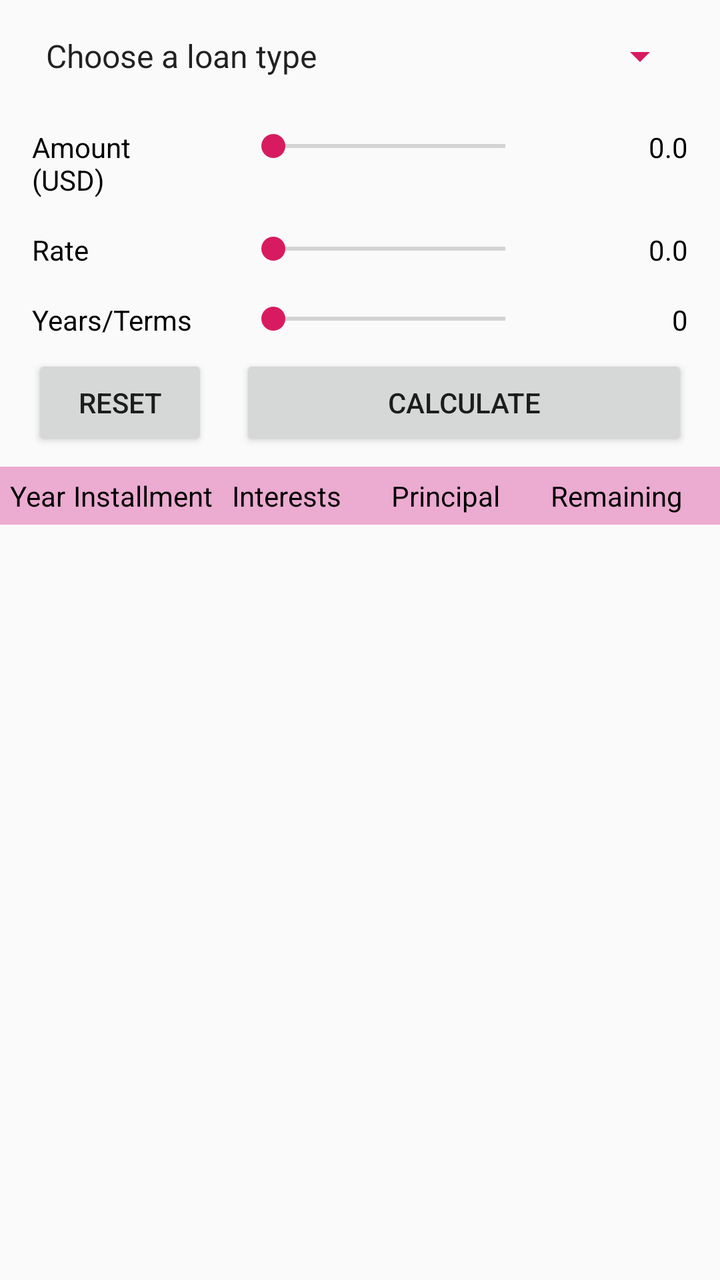
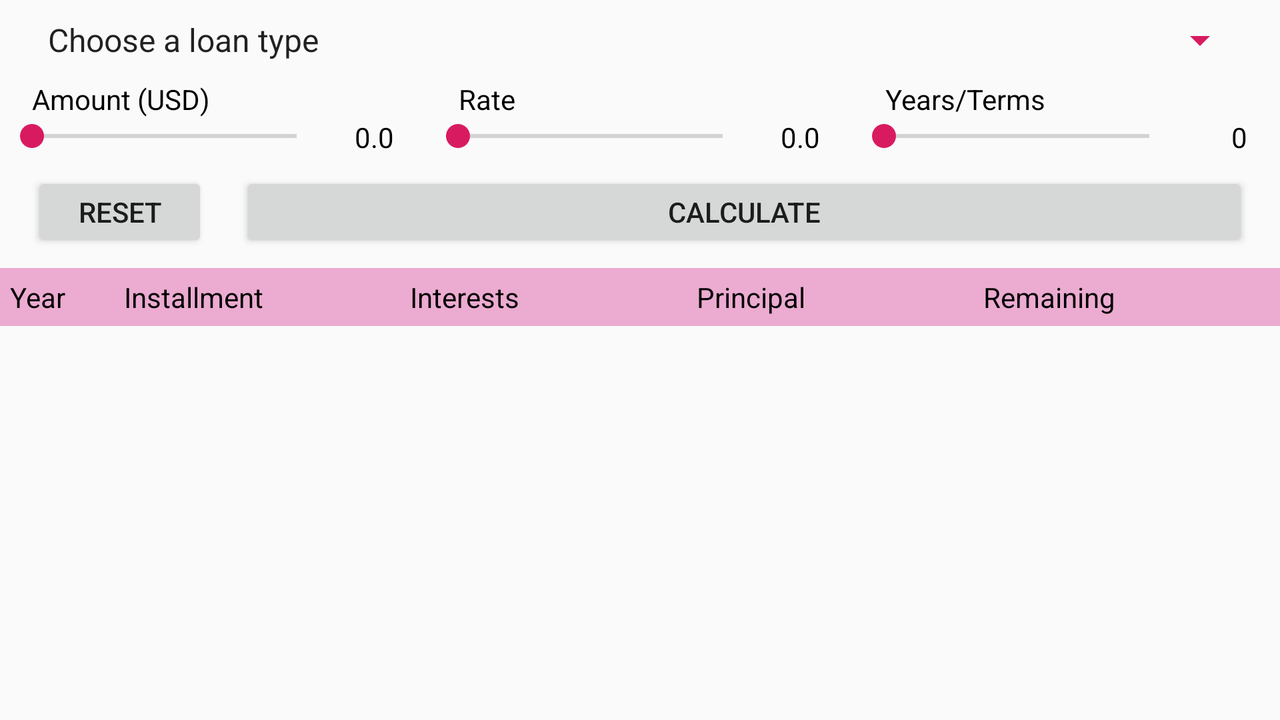

Two renders of one Android screen. The first uses the default layout on a phone; the second uses the alternative layout the repository ships for a different screen configuration, on a matching device. The two XML files are below.
<!-- AndroidManifest.xml: application theme AppTheme -->
<!-- res/layout/activity_main.xml -->
<?xml version="1.0" encoding="utf-8"?>

<android.support.constraint.ConstraintLayout xmlns:android="http://schemas.android.com/apk/res/android"
    xmlns:app="http://schemas.android.com/apk/res-auto"
    xmlns:tools="http://schemas.android.com/tools"
    android:layout_width="match_parent"
    android:layout_height="match_parent"
    tools:context=".MainActivity">

    <Spinner
        android:id="@+id/action_bar_spinner"
        android:layout_width="0dp"
        android:layout_height="wrap_content"
        android:layout_marginStart="15dp"
        android:layout_marginTop="16dp"
        android:layout_marginEnd="16dp"
        android:backgroundTint="@color/colorAccent"
        android:entries="@array/spinner_array"
        android:spinnerMode="dialog"
        app:layout_constraintEnd_toEndOf="parent"
        app:layout_constraintStart_toStartOf="parent"
        app:layout_constraintTop_toTopOf="parent" />

    <TableLayout
        android:id="@+id/tableLayout"
        android:layout_width="match_parent"
        android:layout_height="wrap_content"
        android:layout_marginTop="8dp"
        app:layout_constraintTop_toBottomOf="@+id/action_bar_spinner">

        <TableRow
            android:layout_width="wrap_content"
            android:layout_height="match_parent">

            <TextView
                android:id="@+id/tvAmountLabel"
                android:layout_width="0dp"
                android:layout_height="wrap_content"
                android:layout_marginStart="16dp"
                android:layout_marginTop="16dp"
                android:layout_marginEnd="16dp"
                android:layout_weight="0.6"
                android:text="@string/txt_amountLabel"
                app:layout_constraintEnd_toStartOf="@+id/sbAmount"
                app:layout_constraintHorizontal_bias="0.5"
                app:layout_constraintStart_toStartOf="parent"
                app:layout_constraintTop_toBottomOf="@+id/action_bar_spinner"
                android:textColor="@color/colorBlack" />

            <SeekBar
                android:id="@+id/sbAmount"
                android:layout_width="0dp"
                android:layout_height="wrap_content"
                android:layout_marginTop="16dp"
                android:layout_marginEnd="16dp"
                android:layout_weight="1"
                android:max="@integer/maxAmount"
                app:layout_constraintEnd_toStartOf="@+id/tvAmount"
                app:layout_constraintStart_toStartOf="@+id/sbRate"
                app:layout_constraintTop_toBottomOf="@+id/action_bar_spinner" />

            <TextView
                android:id="@+id/tvAmount"
                android:layout_width="0dp"
                android:layout_height="wrap_content"
                android:layout_marginTop="16dp"
                android:layout_marginEnd="16dp"
                android:layout_weight="0.4"
                android:gravity="end"
                android:text="@string/txt_amountHint"
                app:layout_constraintEnd_toEndOf="parent"
                app:layout_constraintTop_toBottomOf="@+id/action_bar_spinner"
                android:textColor="@color/colorBlack" />
        </TableRow>

        <TableRow
            android:layout_width="match_parent"
            android:layout_height="wrap_content">

            <TextView
                android:id="@+id/tvRateLabel"
                android:layout_width="0dp"
                android:layout_height="wrap_content"
                android:layout_marginStart="16dp"
                android:layout_marginTop="16dp"
                android:layout_marginEnd="16dp"
                android:layout_weight="0.6"
                android:text="@string/txt_rateLabel"
                app:layout_constraintEnd_toStartOf="@+id/sbRate"
                app:layout_constraintHorizontal_bias="0.5"
                app:layout_constraintStart_toStartOf="parent"
                app:layout_constraintTop_toBottomOf="@+id/tvAmountLabel"
                android:textColor="@color/colorBlack" />

            <SeekBar
                android:id="@+id/sbRate"
                android:layout_width="0dp"
                android:layout_height="wrap_content"
                android:layout_marginTop="16dp"
                android:layout_marginEnd="16dp"
                android:layout_weight="1"
                android:max="@integer/maxRate"
                app:layout_constraintEnd_toStartOf="@+id/tvRate"
                app:layout_constraintHorizontal_bias="0.5"
                app:layout_constraintStart_toEndOf="@+id/tvRateLabel"
                app:layout_constraintTop_toBottomOf="@+id/sbAmount" />

            <TextView
                android:id="@+id/tvRate"
                android:layout_width="0dp"
                android:layout_height="wrap_content"
                android:layout_marginTop="16dp"
                android:layout_marginEnd="16dp"
                android:layout_weight="0.4"
                android:gravity="end"
                android:text="@string/txt_rateHint"
                app:layout_constraintEnd_toEndOf="parent"
                app:layout_constraintHorizontal_bias="0.5"
                app:layout_constraintStart_toEndOf="@+id/sbRate"
                app:layout_constraintTop_toBottomOf="@+id/tvAmount"
                android:textColor="@color/colorBlack" />
        </TableRow>

        <TableRow
            android:layout_width="match_parent"
            android:layout_height="88dp">

            <TextView
                android:id="@+id/tvYearsLabel"
                android:layout_width="0dp"
                android:layout_height="wrap_content"
                android:layout_marginStart="16dp"
                android:layout_marginTop="16dp"
                android:layout_marginEnd="16dp"
                android:layout_weight="0.6"
                android:text="@string/txt_yearsLabel"
                app:layout_constraintEnd_toStartOf="@+id/sbYears"
                app:layout_constraintHorizontal_bias="0.5"
                app:layout_constraintStart_toStartOf="parent"
                app:layout_constraintTop_toBottomOf="@+id/tvRateLabel"
                android:textColor="@color/colorBlack" />

            <SeekBar
                android:id="@+id/sbYears"
                android:layout_width="0dp"
                android:layout_height="wrap_content"
                android:layout_marginTop="16dp"
                android:layout_marginEnd="16dp"
                android:layout_weight="1"
                android:max="@integer/maxYears"
                app:layout_constraintEnd_toStartOf="@+id/tvYears"
                app:layout_constraintHorizontal_bias="0.5"
                app:layout_constraintStart_toStartOf="@+id/sbRate"
                app:layout_constraintTop_toBottomOf="@+id/sbRate" />

            <TextView
                android:id="@+id/tvYears"
                android:layout_width="0dp"
                android:layout_height="wrap_content"
                android:layout_marginTop="16dp"
                android:layout_marginEnd="16dp"
                android:layout_weight="0.4"
                android:gravity="end"
                android:text="@string/txt_yearsHint"
                app:layout_constraintEnd_toEndOf="parent"
                app:layout_constraintHorizontal_bias="0.5"
                app:layout_constraintStart_toEndOf="@+id/sbYears"
                app:layout_constraintTop_toBottomOf="@+id/tvRate"
                android:textColor="@color/colorBlack" />
        </TableRow>

    </TableLayout>

    <Button
        android:id="@+id/btnCalculate"
        android:layout_width="0dp"
        android:layout_height="wrap_content"
        android:layout_marginStart="16dp"
        android:layout_marginTop="8dp"
        android:layout_marginEnd="16dp"
        android:onClick="btnClick"
        android:text="@string/txt_btnCalculate"
        app:layout_constraintEnd_toEndOf="parent"
        app:layout_constraintHorizontal_bias="0.5"
        app:layout_constraintStart_toEndOf="@+id/btnReset"
        app:layout_constraintTop_toBottomOf="@+id/tableLayout" />

    <Button
        android:id="@+id/btnReset"
        android:layout_width="wrap_content"
        android:layout_height="wrap_content"
        android:layout_marginStart="16dp"
        android:onClick="btnClick"
        android:text="@string/txt_btnReset"
        app:layout_constraintBaseline_toBaselineOf="@+id/btnCalculate"
        app:layout_constraintEnd_toStartOf="@+id/btnCalculate"
        app:layout_constraintHorizontal_bias="0.5"
        app:layout_constraintStart_toStartOf="parent" />

    <ListView
        android:id="@+id/lvResult"
        android:layout_width="0dp"
        android:layout_height="0dp"
        android:layout_marginTop="8dp"
        android:layout_marginBottom="8dp"
        android:textSize="12sp"
        app:layout_constraintBottom_toBottomOf="parent"
        app:layout_constraintEnd_toEndOf="parent"
        app:layout_constraintHorizontal_bias="0.0"
        app:layout_constraintStart_toStartOf="parent"
        app:layout_constraintTop_toBottomOf="@+id/linearLayout" />

    <LinearLayout
        android:id="@+id/linearLayout"
        android:layout_width="0dp"
        android:layout_height="wrap_content"
        android:layout_marginTop="8dp"
        android:background="@color/colorPrimary"
        android:orientation="horizontal"
        android:padding="5dp"
        app:layout_constraintEnd_toEndOf="parent"
        app:layout_constraintStart_toStartOf="parent"
        app:layout_constraintTop_toBottomOf="@+id/btnCalculate">

        <TextView
            android:id="@+id/tvCaptionYear"
            android:layout_width="0dp"
            android:layout_height="wrap_content"
            android:layout_weight="0.4"
            android:text="@string/txt_captionYear"
            android:textColor="@color/colorBlack" />

        <TextView
            android:id="@+id/tvCaptionInstallment"
            android:layout_width="0dp"
            android:layout_height="wrap_content"
            android:layout_weight="1"
            android:text="@string/txt_captionInstallment"
            android:textColor="@color/colorBlack" />

        <TextView
            android:id="@+id/tvCaptionInterests"
            android:layout_width="0dp"
            android:layout_height="wrap_content"
            android:layout_weight="1"
            android:text="@string/txt_captionInterests"
            android:textColor="@color/colorBlack" />

        <TextView
            android:id="@+id/tvCaptionPrincipal"
            android:layout_width="0dp"
            android:layout_height="wrap_content"
            android:layout_weight="1"
            android:text="@string/txt_captionPrincipal"
            android:textColor="@color/colorBlack" />

        <TextView
            android:id="@+id/tvCaptionRemaining"
            android:layout_width="0dp"
            android:layout_height="wrap_content"
            android:layout_weight="1"
            android:text="@string/txt_captionRemaining"
            android:textColor="@color/colorBlack" />
    </LinearLayout>

</android.support.constraint.ConstraintLayout>
<!-- resources referenced by this layout -->
<resources>
  <string-array name="spinner_array">
          <item>Choose a loan type</item>
          <item>Annuity loan</item>
          <item>Serial loan</item>
      </string-array>
  <color name="colorAccent">#d81b60</color>
  <color name="colorBlack">#000000</color>
  <color name="colorPrimary">#ecabd1</color>
  <integer name="maxAmount">1000</integer>
  <integer name="maxRate">99</integer>
  <integer name="maxYears">30</integer>
  <string name="txt_amountHint">0.0</string>
  <string name="txt_amountLabel">Amount (USD)</string>
  <string name="txt_btnCalculate">Calculate</string>
  <string name="txt_btnReset">Reset</string>
  <string name="txt_captionInstallment">Installment</string>
  <string name="txt_captionInterests">Interests</string>
  <string name="txt_captionPrincipal">Principal</string>
  <string name="txt_captionRemaining">Remaining</string>
  <string name="txt_captionYear">Year</string>
  <string name="txt_rateHint">0.0</string>
  <string name="txt_rateLabel">Rate</string>
  <string name="txt_yearsHint" translatable="false">0</string>
  <string name="txt_yearsLabel">Years/Terms</string>
  <style name="AppTheme" parent="Theme.AppCompat.DayNight">
          
          <item name="colorPrimary">@color/colorPrimary</item>
          <item name="colorPrimaryDark">@color/colorPrimaryDark</item>
          <item name="colorAccent">@color/colorAccent</item>
      </style>
  <color name="colorPrimaryDark">#a67792</color>
</resources>
<!-- res/layout-land/activity_main.xml (the repository's variant of the layout above) -->
<!-- drawn on the phone turned sideways -->
<?xml version="1.0" encoding="utf-8"?>

<android.support.constraint.ConstraintLayout xmlns:android="http://schemas.android.com/apk/res/android"
    xmlns:app="http://schemas.android.com/apk/res-auto"
    xmlns:tools="http://schemas.android.com/tools"
    android:layout_width="match_parent"
    android:layout_height="match_parent"
    tools:context=".MainActivity">

    <Spinner
        android:id="@+id/action_bar_spinner"
        android:layout_width="0dp"
        android:layout_height="wrap_content"
        android:layout_marginStart="16dp"
        android:layout_marginTop="8dp"
        android:layout_marginEnd="16dp"
        android:backgroundTint="@color/colorAccent"
        android:entries="@array/spinner_array"
        android:spinnerMode="dialog"
        app:layout_constraintEnd_toEndOf="parent"
        app:layout_constraintStart_toStartOf="parent"
        app:layout_constraintTop_toTopOf="parent" />

    <TableLayout
        android:id="@+id/tableLayout"
        android:layout_width="match_parent"
        android:layout_height="wrap_content"
        android:layout_marginTop="8dp"
        app:layout_constraintTop_toBottomOf="@+id/action_bar_spinner">

        <TableRow
            android:layout_width="wrap_content"
            android:layout_height="wrap_content">

            <TextView
                android:id="@+id/tvAmountLabel"
                android:layout_width="0dp"
                android:layout_height="wrap_content"
                android:layout_marginStart="16dp"
                android:layout_marginEnd="16dp"
                android:layout_weight="0.6"
                android:text="@string/txt_amountLabel"
                app:layout_constraintEnd_toStartOf="@+id/sbAmount"
                app:layout_constraintHorizontal_bias="0.5"
                app:layout_constraintStart_toStartOf="parent"
                app:layout_constraintTop_toBottomOf="@+id/action_bar_spinner"
                android:textColor="@color/colorBlack" />

            <TextView
                android:id="@+id/tvRateLabel"
                android:layout_width="0dp"
                android:layout_height="wrap_content"
                android:layout_marginStart="16dp"
                android:layout_marginEnd="16dp"
                android:layout_weight="0.6"
                android:text="@string/txt_rateLabel"
                app:layout_constraintEnd_toStartOf="@+id/sbRate"
                app:layout_constraintHorizontal_bias="0.5"
                app:layout_constraintStart_toStartOf="parent"
                app:layout_constraintTop_toBottomOf="@+id/tvAmountLabel"
                android:textColor="@color/colorBlack" />

            <TextView
                android:id="@+id/tvYearsLabel"
                android:layout_width="0dp"
                android:layout_height="wrap_content"
                android:layout_marginStart="16dp"
                android:layout_marginEnd="16dp"
                android:layout_weight="0.6"
                android:text="@string/txt_yearsLabel"
                app:layout_constraintEnd_toStartOf="@+id/sbYears"
                app:layout_constraintHorizontal_bias="0.5"
                app:layout_constraintStart_toStartOf="parent"
                app:layout_constraintTop_toBottomOf="@+id/tvRateLabel"
                android:textColor="@color/colorBlack" />

        </TableRow>

        <TableRow
            android:layout_width="match_parent"
            android:layout_height="wrap_content">

            <SeekBar
                android:id="@+id/sbAmount"
                android:layout_width="0dp"
                android:layout_height="wrap_content"
                android:layout_marginTop="0dp"
                android:layout_marginEnd="0dp"
                android:layout_weight="1"
                android:max="@integer/maxAmount"
                app:layout_constraintEnd_toStartOf="@+id/tvAmount"
                app:layout_constraintStart_toStartOf="@+id/sbRate"
                app:layout_constraintTop_toBottomOf="@+id/action_bar_spinner" />

            <TextView
                android:id="@+id/tvAmount"
                android:layout_width="0dp"
                android:layout_height="wrap_content"
                android:layout_marginEnd="16dp"
                android:layout_weight="0.2"
                android:gravity="end"
                android:text="@string/txt_amountHint"
                app:layout_constraintEnd_toEndOf="parent"
                app:layout_constraintTop_toBottomOf="@+id/action_bar_spinner"
                android:textColor="@color/colorBlack" />

            <SeekBar
                android:id="@+id/sbRate"
                android:layout_width="0dp"
                android:layout_height="wrap_content"
                android:layout_marginEnd="0dp"
                android:layout_weight="1"
                android:max="@integer/maxRate"
                app:layout_constraintEnd_toStartOf="@+id/tvRate"
                app:layout_constraintHorizontal_bias="0.5"
                app:layout_constraintStart_toEndOf="@+id/tvRateLabel"
                app:layout_constraintTop_toBottomOf="@+id/sbAmount" />

            <TextView
                android:id="@+id/tvRate"
                android:layout_width="0dp"
                android:layout_height="wrap_content"
                android:layout_marginEnd="16dp"
                android:layout_weight="0.2"
                android:gravity="end"
                android:text="@string/txt_rateHint"
                app:layout_constraintEnd_toEndOf="parent"
                app:layout_constraintHorizontal_bias="0.5"
                app:layout_constraintStart_toEndOf="@+id/sbRate"
                app:layout_constraintTop_toBottomOf="@+id/tvAmount"
                android:textColor="@color/colorBlack" />

            <SeekBar
                android:id="@+id/sbYears"
                android:layout_width="0dp"
                android:layout_height="wrap_content"
                android:layout_marginEnd="0dp"
                android:layout_weight="1"
                android:max="@integer/maxYears"
                app:layout_constraintEnd_toStartOf="@+id/tvYears"
                app:layout_constraintHorizontal_bias="0.5"
                app:layout_constraintStart_toStartOf="@+id/sbRate"
                app:layout_constraintTop_toBottomOf="@+id/sbRate" />

            <TextView
                android:id="@+id/tvYears"
                android:layout_width="0dp"
                android:layout_height="wrap_content"
                android:layout_marginEnd="16dp"
                android:layout_weight="0.2"
                android:gravity="end"
                android:text="@string/txt_yearsHint"
                app:layout_constraintEnd_toEndOf="parent"
                app:layout_constraintHorizontal_bias="0.5"
                app:layout_constraintStart_toEndOf="@+id/sbYears"
                app:layout_constraintTop_toBottomOf="@+id/tvRate"
                android:textColor="@color/colorBlack" />
        </TableRow>

        <TableRow
            android:layout_width="match_parent"
            android:layout_height="88dp">

        </TableRow>

    </TableLayout>

    <Button
        android:id="@+id/btnCalculate"
        android:layout_width="0dp"
        android:layout_height="40dp"
        android:layout_marginStart="16dp"
        android:layout_marginTop="8dp"
        android:layout_marginEnd="16dp"
        android:onClick="btnClick"
        android:text="@string/txt_btnCalculate"
        app:layout_constraintEnd_toEndOf="parent"
        app:layout_constraintHorizontal_bias="0.5"
        app:layout_constraintStart_toEndOf="@+id/btnReset"
        app:layout_constraintTop_toBottomOf="@+id/tableLayout" />

    <Button
        android:id="@+id/btnReset"
        android:layout_width="wrap_content"
        android:layout_height="40dp"
        android:layout_marginStart="16dp"
        android:onClick="btnClick"
        android:text="@string/txt_btnReset"
        app:layout_constraintBaseline_toBaselineOf="@+id/btnCalculate"
        app:layout_constraintEnd_toStartOf="@+id/btnCalculate"
        app:layout_constraintHorizontal_bias="0.5"
        app:layout_constraintStart_toStartOf="parent" />

    <ListView
        android:id="@+id/lvResult"
        android:layout_width="0dp"
        android:layout_height="0dp"
        android:layout_marginTop="8dp"
        android:layout_marginBottom="8dp"
        android:textSize="12sp"
        app:layout_constraintBottom_toBottomOf="parent"
        app:layout_constraintEnd_toEndOf="parent"
        app:layout_constraintHorizontal_bias="0.0"
        app:layout_constraintStart_toStartOf="parent"
        app:layout_constraintTop_toBottomOf="@+id/linearLayout" />

    <LinearLayout
        android:id="@+id/linearLayout"
        android:layout_width="0dp"
        android:layout_height="wrap_content"
        android:layout_marginTop="8dp"
        android:background="@color/colorPrimary"
        android:orientation="horizontal"
        android:padding="5dp"
        app:layout_constraintEnd_toEndOf="parent"
        app:layout_constraintStart_toStartOf="parent"
        app:layout_constraintTop_toBottomOf="@+id/btnCalculate">

        <TextView
            android:id="@+id/tvCaptionYear"
            android:layout_width="0dp"
            android:layout_height="wrap_content"
            android:layout_weight="0.4"
            android:text="@string/txt_captionYear"
            android:textColor="@color/colorBlack" />

        <TextView
            android:id="@+id/tvCaptionInstallment"
            android:layout_width="0dp"
            android:layout_height="wrap_content"
            android:layout_weight="1"
            android:text="@string/txt_captionInstallment"
            android:textColor="@color/colorBlack" />

        <TextView
            android:id="@+id/tvCaptionInterests"
            android:layout_width="0dp"
            android:layout_height="wrap_content"
            android:layout_weight="1"
            android:text="@string/txt_captionInterests"
            android:textColor="@color/colorBlack" />

        <TextView
            android:id="@+id/tvCaptionPrincipal"
            android:layout_width="0dp"
            android:layout_height="wrap_content"
            android:layout_weight="1"
            android:text="@string/txt_captionPrincipal"
            android:textColor="@color/colorBlack" />

        <TextView
            android:id="@+id/tvCaptionRemaining"
            android:layout_width="0dp"
            android:layout_height="wrap_content"
            android:layout_weight="1"
            android:text="@string/txt_captionRemaining"
            android:textColor="@color/colorBlack" />
    </LinearLayout>

</android.support.constraint.ConstraintLayout>
